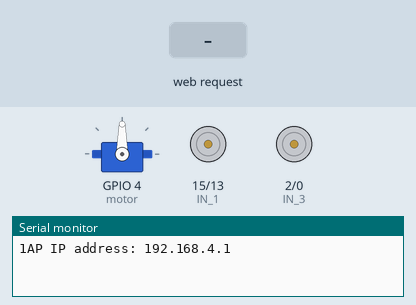
This sketch was run on a simulated ESP8266 (NodeMCU). Shown: servo, motor-driver pin pairs drawn as motors (green arrow = first pin HIGH = forward, orange = second pin HIGH = backward, longer = more drive, scaled by the enable pin), the last lines printed to the serial monitor. The test bench sets the inputs (shaded band).

Above: at 1.2 s.
1.3 s: HTTP request GET /?State=F received
At 1.6 s:
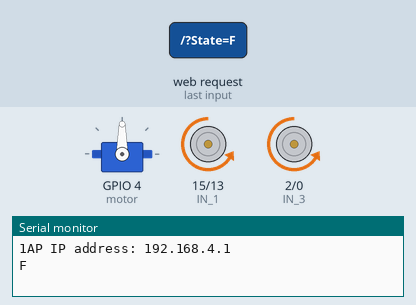
2.8 s: HTTP request GET /?State=B received
At 3.9 s:
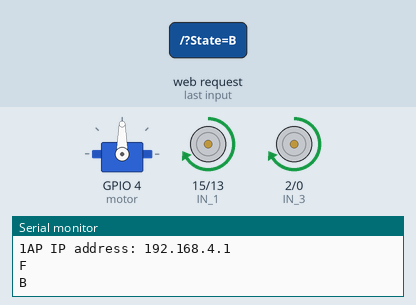
4.3 s: HTTP request GET /?State=L received
At 5.1 s:
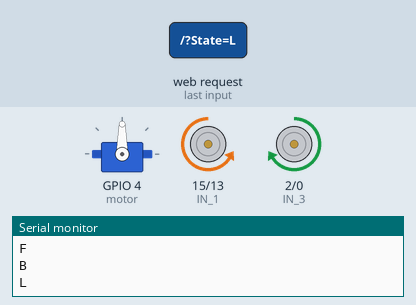
5.8 s: HTTP request GET /?State=R received
At 6.2 s:
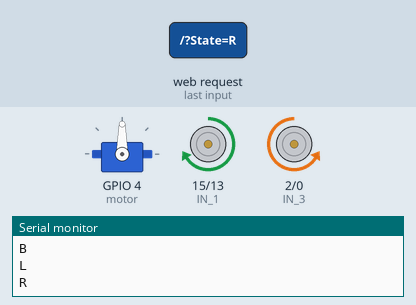
7.3 s: HTTP request GET /?State=1 received
At 8.5 s:
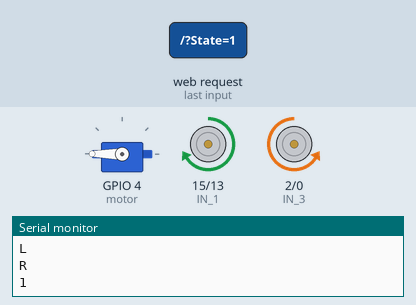
8.8 s: HTTP request GET /?State=F received
At 9.7 s:
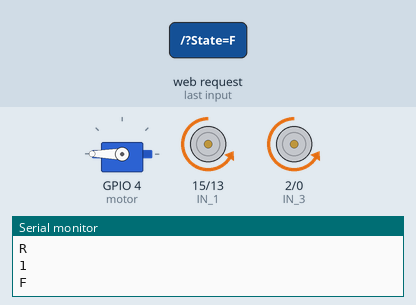
Timing chart, 0 to 11.3 s (numbered marks = the images above; inputs shaded):
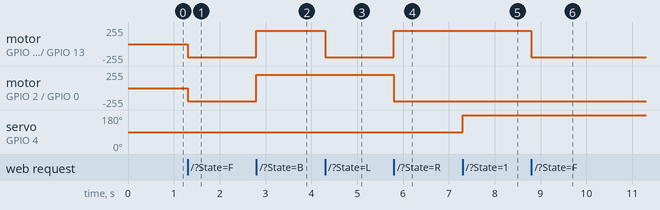

The sketch:

wallClimbingCar.ino
```cpp
#define ENA   14          // Enable/speed motors Right        GPIO14(D5)
#define ENB   12          // Enable/speed motors Left         GPIO12(D6)
#define IN_1  15          // L298N in1 motors Rightx          GPIO15(D8)
#define IN_2  13          // L298N in2 motors Right           GPIO13(D7)
#define IN_3  2           // L298N in3 motors Left            GPIO2(D4)
#define IN_4  0           // L298N in4 motors Left            GPIO0(D3)
//#define bldcPin 4         //bldc motor                        GPIO4(D2)
#include <ESP8266WiFi.h>
#include <WiFiClient.h>
#include <ESP8266WebServer.h>
#include <Servo.h>

String command;             //String to store app command state.
int speedCar = 800;         // 400 - 1023.
int speed_Coeff = 3;

Servo motor;
char data;
// float value=0; // To store incoming value.
// float MotorSpeed=0;

const char* ssid = "Nodemcu car";
ESP8266WebServer server(80);

void setup() {

 pinMode(ENA, OUTPUT);
 pinMode(ENB, OUTPUT);
 pinMode(IN_1, OUTPUT);
 pinMode(IN_2, OUTPUT);
 pinMode(IN_3, OUTPUT);
 pinMode(IN_4, OUTPUT);
// pinMode(bldcPin,OUTPUT);
  motor.attach(4,1000,2000);
  //motor.writeMicroseconds(2000);
  //delay(1000);

  Serial.begin(9600);
  Serial.print("1");
// Connecting WiFi

  WiFi.mode(WIFI_AP);
  WiFi.softAP(ssid);

  IPAddress myIP = WiFi.softAPIP();
  Serial.print("AP IP address: ");
  Serial.println(myIP);

 // Starting WEB-server
     server.on ( "/", HTTP_handleRoot );
     server.onNotFound ( HTTP_handleRoot );
     server.begin();
}

void goAhead(){

      digitalWrite(IN_1, LOW);
      digitalWrite(IN_2, HIGH);
      analogWrite(ENA, speedCar);

      digitalWrite(IN_3, LOW);
      digitalWrite(IN_4, HIGH);
      analogWrite(ENB, speedCar);
  }

void goBack(){

      digitalWrite(IN_1, HIGH);
      digitalWrite(IN_2, LOW);
      analogWrite(ENA, speedCar);

      digitalWrite(IN_3, HIGH);
      digitalWrite(IN_4, LOW);
      analogWrite(ENB, speedCar);
  }

void goRight(){

      digitalWrite(IN_1, HIGH);
      digitalWrite(IN_2, LOW);
      analogWrite(ENA, speedCar);

      digitalWrite(IN_3, LOW);
      digitalWrite(IN_4, HIGH);
      analogWrite(ENB, speedCar);
  }

void goLeft(){

      digitalWrite(IN_1, LOW);
      digitalWrite(IN_2, HIGH);
      analogWrite(ENA, speedCar);

      digitalWrite(IN_3, HIGH);
      digitalWrite(IN_4, LOW);
      analogWrite(ENB, speedCar);
  }

void goAheadRight(){

      digitalWrite(IN_1, LOW);
      digitalWrite(IN_2, HIGH);
      analogWrite(ENA, speedCar/speed_Coeff);

      digitalWrite(IN_3, LOW);
      digitalWrite(IN_4, HIGH);
      analogWrite(ENB, speedCar);
   }

void goAheadLeft(){

      digitalWrite(IN_1, LOW);
      digitalWrite(IN_2, HIGH);
      analogWrite(ENA, speedCar);

      digitalWrite(IN_3, LOW);
      digitalWrite(IN_4, HIGH);
      analogWrite(ENB, speedCar/speed_Coeff);
  }

void goBackRight(){

      digitalWrite(IN_1, HIGH);
      digitalWrite(IN_2, LOW);
      analogWrite(ENA, speedCar/speed_Coeff);

      digitalWrite(IN_3, HIGH);
      digitalWrite(IN_4, LOW);
      analogWrite(ENB, speedCar);
  }

void goBackLeft(){

      digitalWrite(IN_1, HIGH);
      digitalWrite(IN_2, LOW);
      analogWrite(ENA, speedCar);

      digitalWrite(IN_3, HIGH);
      digitalWrite(IN_4, LOW);
      analogWrite(ENB, speedCar/speed_Coeff);
  }

void stopRobot(){

      digitalWrite(IN_1, LOW);
      digitalWrite(IN_2, LOW);
      analogWrite(ENA, speedCar);

      digitalWrite(IN_3, LOW);
      digitalWrite(IN_4, LOW);
      analogWrite(ENB, speedCar);
 }

void loop() {
    server.handleClient();
      //digitalWrite(bldcPin,HIGH);
      if(Serial.available()){
        //Serial.print("1");
        data=Serial.read();
        switch(data){

          case 48 : Serial.println("Sending minimum throttle");
                      motor.writeMicroseconds(1000);
                      // motB.writeMicroseconds(MIN_PULSE_LENGTH);
                      // motC.writeMicroseconds(MIN_PULSE_LENGTH);
                      // motD.writeMicroseconds(MIN_PULSE_LENGTH);
            break;

          case 49 : Serial.println("Sending maximum throttle");
                      motor.writeMicroseconds(2000);
                      motor.writeMicroseconds(2000);
                      // motB.writeMicroseconds(MAX_PULSE_LENGTH);
                      // motC.writeMicroseconds(MAX_PULSE_LENGTH);
                      // motD.writeMicroseconds(MAX_PULSE_LENGTH);
            break;
        }

      }

      command = server.arg("State");
      if (command == "F") goAhead();
      else if (command == "B") goBack();
      else if (command == "L") goLeft();
      else if (command == "R") goRight();
      else if (command == "I") goAheadRight();
      else if (command == "G") goAheadLeft();
      else if (command == "J") goBackRight();
      else if (command == "H") goBackLeft();
      // else if (command == "0") speedCar = 400;
      else if (command == "0") motor.writeMicroseconds(1000);
      //else if (command == "1") speedCar = 470;
      else if (command == "1") motor.writeMicroseconds(2000);
      else if (command == "2") speedCar = 540;
      else if (command == "3") speedCar = 610;
      else if (command == "4") speedCar = 680;
      else if (command == "5") speedCar = 750;
      else if (command == "6") speedCar = 820;
      else if (command == "7") speedCar = 890;
      else if (command == "8") speedCar = 960;
      else if (command == "9") speedCar = 1023;
      else if (command == "S") stopRobot();
}

void HTTP_handleRoot(void) {

if( server.hasArg("State") ){
       Serial.println(server.arg("State"));
  }
  server.send ( 200, "text/html", "" );
  delay(1);
}
```

Measured:
- after the input at 1.3 s, motor on GPIO 15 (IN_1) / GPIO 13 (IN_2), motor on GPIO 2 (IN_3) / GPIO 0 (IN_4): stopped → backward 199/255 at once
- after the input at 2.8 s, motor on GPIO 15 (IN_1) / GPIO 13 (IN_2), motor on GPIO 2 (IN_3) / GPIO 0 (IN_4): backward 199/255 → forward 199/255 at once
- after the input at 4.3 s, motor on GPIO 15 (IN_1) / GPIO 13 (IN_2): forward 199/255 → backward 199/255 at once
- after the input at 5.8 s, motor on GPIO 15 (IN_1) / GPIO 13 (IN_2): backward 199/255 → forward 199/255 at once; motor on GPIO 2 (IN_3) / GPIO 0 (IN_4): forward 199/255 → backward 199/255 at once
- after the input at 7.3 s, servo on GPIO 4 (motor): 90° → 180° at once
- after the input at 8.8 s, motor on GPIO 15 (IN_1) / GPIO 13 (IN_2): forward 199/255 → backward 199/255 at once
